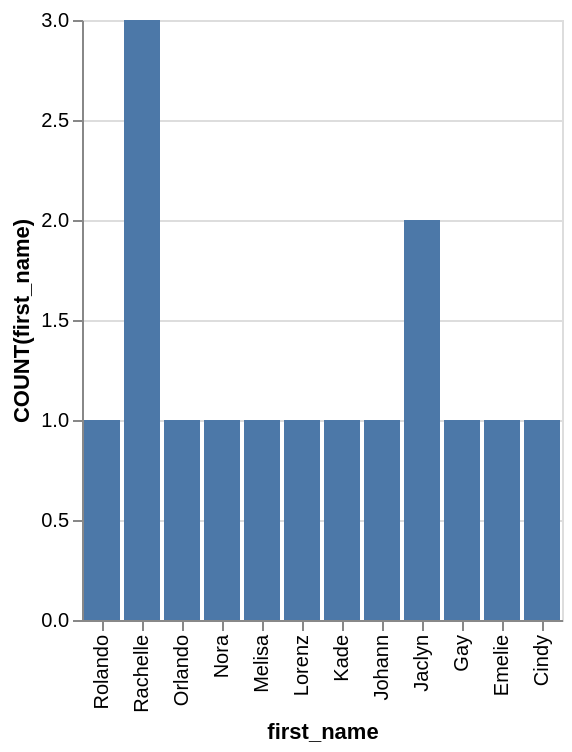

Specify this chart in Vega-Lite:
### Vega-Lite specification from a JSON file in a GitHub repository (floating-point values rounded to 4 significant figures)
{"data": {"values": [{"x_data": "Rolando", "y_data": 1}, {"x_data": "Rachelle", "y_data": 3}, {"x_data": "Orlando", "y_data": 1}, {"x_data": "Nora", "y_data": 1}, {"x_data": "Melisa", "y_data": 1}, {"x_data": "Lorenz", "y_data": 1}, {"x_data": "Kade", "y_data": 1}, {"x_data": "Johann", "y_data": 1}, {"x_data": "Jaclyn", "y_data": 2}, {"x_data": "Gay", "y_data": 1}, {"x_data": "Emelie", "y_data": 1}, {"x_data": "Cindy", "y_data": 1}]}, "mark": "bar", "encoding": {"x": {"field": "x_data", "type": "nominal", "title": "first_name", "sort": "descending"}, "y": {"field": "y_data", "type": "quantitative", "title": "COUNT(first_name)"}}}
